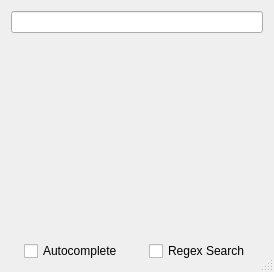
<?xml version="1.0" encoding="UTF-8"?>
<ui version="4.0">
 <class>LookupDialog</class>
 <widget class="QDialog" name="LookupDialog">
  <property name="geometry">
   <rect>
    <x>0</x>
    <y>0</y>
    <width>274</width>
    <height>272</height>
   </rect>
  </property>
  <property name="sizePolicy">
   <sizepolicy hsizetype="MinimumExpanding" vsizetype="MinimumExpanding">
    <horstretch>0</horstretch>
    <verstretch>0</verstretch>
   </sizepolicy>
  </property>
  <property name="windowTitle">
   <string>Plover: Dictionary Lookup</string>
  </property>
  <property name="sizeGripEnabled">
   <bool>true</bool>
  </property>
  <layout class="QGridLayout" name="gridLayout">
   <item row="1" column="0">
    <widget class="SuggestionsWidget" name="suggestions" native="true">
     <property name="sizePolicy">
      <sizepolicy hsizetype="MinimumExpanding" vsizetype="MinimumExpanding">
       <horstretch>0</horstretch>
       <verstretch>0</verstretch>
      </sizepolicy>
     </property>
    </widget>
   </item>
   <item row="0" column="0">
    <widget class="QLineEdit" name="pattern">
     <property name="sizePolicy">
      <sizepolicy hsizetype="MinimumExpanding" vsizetype="Minimum">
       <horstretch>0</horstretch>
       <verstretch>0</verstretch>
      </sizepolicy>
     </property>
    </widget>
   </item>
   <item row="4" column="0">
    <layout class="QHBoxLayout" name="optionsLayout">
     <property name="spacing">
      <number>0</number>
     </property>
     <property name="leftMargin">
      <number>0</number>
     </property>
     <property name="topMargin">
      <number>0</number>
     </property>
     <property name="rightMargin">
      <number>0</number>
     </property>
     <property name="bottomMargin">
      <number>0</number>
     </property>
     <item alignment="Qt::AlignHCenter|Qt::AlignVCenter">
      <widget class="QCheckBox" name="partialCheck">
       <property name="toolTip">
        <string>Search for extensions of the input text (i.e. entering &quot;chair&quot; could also show results for &quot;chairman&quot;).</string>
       </property>
       <property name="text">
        <string>Autocomplete</string>
       </property>
      </widget>
     </item>
     <item alignment="Qt::AlignHCenter|Qt::AlignVCenter">
      <widget class="QCheckBox" name="regexCheck">
       <property name="sizePolicy">
        <sizepolicy hsizetype="Minimum" vsizetype="Fixed">
         <horstretch>0</horstretch>
         <verstretch>0</verstretch>
        </sizepolicy>
       </property>
       <property name="focusPolicy">
        <enum>Qt::StrongFocus</enum>
       </property>
       <property name="toolTip">
        <string>Search using the input text as a regular expression.</string>
       </property>
       <property name="text">
        <string>Regex Search</string>
       </property>
      </widget>
     </item>
    </layout>
   </item>
  </layout>
 </widget>
 <customwidgets>
  <customwidget>
   <class>SuggestionsWidget</class>
   <extends>QWidget</extends>
   <header>plover.gui_qt.suggestions_widget</header>
   <container>1</container>
  </customwidget>
 </customwidgets>
 <resources/>
 <connections>
  <connection>
   <sender>pattern</sender>
   <signal>textEdited(QString)</signal>
   <receiver>LookupDialog</receiver>
   <slot>on_lookup(QString)</slot>
   <hints>
    <hint type="sourcelabel">
     <x>190</x>
     <y>19</y>
    </hint>
    <hint type="destinationlabel">
     <x>190</x>
     <y>130</y>
    </hint>
   </hints>
  </connection>
  <connection>
   <sender>regexCheck</sender>
   <signal>stateChanged(int)</signal>
   <receiver>LookupDialog</receiver>
   <slot>on_search_mode_changed(int)</slot>
   <hints>
    <hint type="sourcelabel">
     <x>259</x>
     <y>259</y>
    </hint>
    <hint type="destinationlabel">
     <x>136</x>
     <y>135</y>
    </hint>
   </hints>
  </connection>
  <connection>
   <sender>partialCheck</sender>
   <signal>stateChanged(int)</signal>
   <receiver>LookupDialog</receiver>
   <slot>on_search_mode_changed(int)</slot>
   <hints>
    <hint type="sourcelabel">
     <x>71</x>
     <y>253</y>
    </hint>
    <hint type="destinationlabel">
     <x>136</x>
     <y>135</y>
    </hint>
   </hints>
  </connection>
 </connections>
 <slots>
  <slot>on_lookup(QString)</slot>
  <slot>on_search_mode_changed(int)</slot>
 </slots>
</ui>
